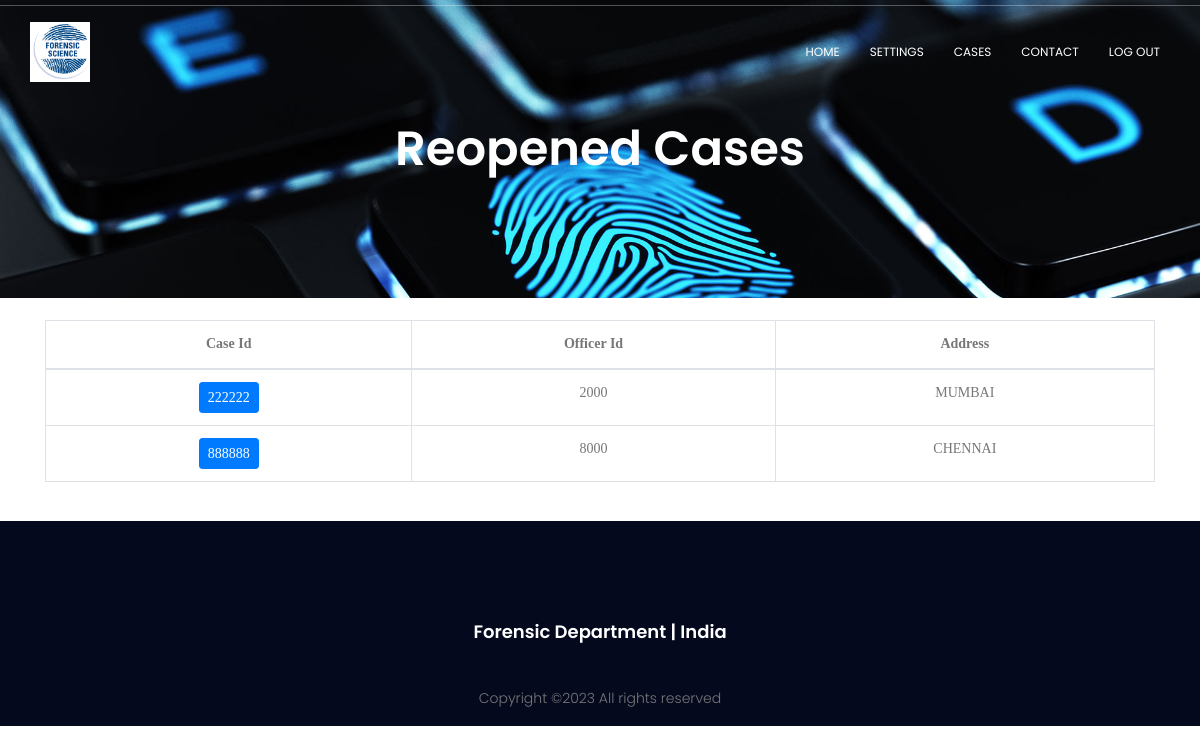
/project/casereopen.php (signed in), run on the app's committed database.
### tables this page shows
CREATE TABLE IF NOT EXISTS `cases` (
  `CASE_ID` int(6) NOT NULL,
  `OFFICER_ID` int(4) DEFAULT NULL,
  `DATE` date NOT NULL,
  `STATUS` varchar(10) DEFAULT NULL,
  `ADDRESS` varchar(20) NOT NULL,
  PRIMARY KEY (`CASE_ID`)
);

### project/casereopen.php (the view, shortened to what this page needs)
<?php
	require("includes/common.php");
$query = "SELECT CASE_ID, OFFICER_ID, ADDRESS
			FROM CASES
			WHERE STATUS='REOPENED'";
$query_result = mysqli_query($con, $query) or die(mysqli_error($con));
?>
<!DOCTYPE html>
	<html lang="zxx" class="no-js">
	<head>
			<link rel="stylesheet" href="css/linearicons.css">
			<link rel="stylesheet" href="css/font-awesome.min.css">
			<link rel="stylesheet" href="css/bootstrap.css">
			<link rel="stylesheet" href="css/magnific-popup.css">
			<link rel="stylesheet" href="css/nice-select.css">
			<link rel="stylesheet" href="css/animate.min.css">
			<link rel="stylesheet" href="css/owl.carousel.css">
			<link rel="stylesheet" href="css/main.css">
		</head>
		<body>
			<?php
				require 'includes/header.php';
			?>
			<section class="banner-area relative" id="home">
				<div class="overlay"></div>
				<div class="container">
					<div class="row d-flex align-items-center justify-content-center">
						<div class="about-content col-lg-12">
							<h1 class="text-white">
								Reopened Cases
							</h1>
						</div>
					</div>
				</div>
			</section>
			<form action="caseview.php" method="POST">
			<div class="container" >
				<br/>
				<table class="table table-hover table-bordered">
					<thead>
					<tr>
						<th style="font-family:verdana; text-align:center" scope="col"> Case Id </th>
						<th style="font-family:verdana; text-align:center" scope="col"> Officer Id </th>
						<th style="font-family:verdana; text-align:center" scope="col"> Address </th>
					</tr>
					</thead>
					<tbody>
					<?php
					while($row = mysqli_fetch_array($query_result)) { ?>
						<tr>
							<td style="font-family:verdana; text-align:center"> <input type="submit" class="btn btn-primary btn-sm" name="viewcase" value="<?php echo $row['CASE_ID']; ?>"> </td>
							<td style="font-family:verdana; text-align:center"> <?php echo $row['OFFICER_ID']; ?> </td>
							<td style="font-family:verdana; text-align:center"> <?php echo $row['ADDRESS']; ?> </td>
						</tr>
					<?php } ?>
					</tbody>
				</table>
			<br/>
			</div>
			</form>
			<?php
				require 'includes/footer.php';
			?>
	</body>
</html>

### project/css/main.css (style rules this page uses)
body { color: #777777; font-family: "Poppins", sans-serif; font-size: 14px; font-weight: 300; line-height: 1.625em; position: relative; }
h1, h2, h3, h4, h5, h6 { font-family: "Poppins", sans-serif; color: #222222; line-height: 1.2em !important; margin-bottom: 0; margin-top: 0; font-weight: 600; }
h1, .h1 { font-size: 36px; }
td, th { border-radius: 0px; }
.text-white { color: #fff; }
.relative { position: relative; }
.overlay { position: absolute; left: 0; right: 0; top: 0; bottom: 0; }
h1 { font-size: 36px; }
h1, h2, h3, h4, h5, h6 { line-height: 1.5em; }
.banner-area { background: url(../img/header-bg.jpg) center; background-size: cover; }
.about-content { padding: 120px 0px; text-align: center; }
.about-content h1 { font-size: 48px; font-weight: 600; }

### data on the page
cases: viewcase "222222", OFFICER_ID "2000", ADDRESS "MUMBAI"
cases: viewcase "888888", OFFICER_ID "8000", ADDRESS "CHENNAI"
